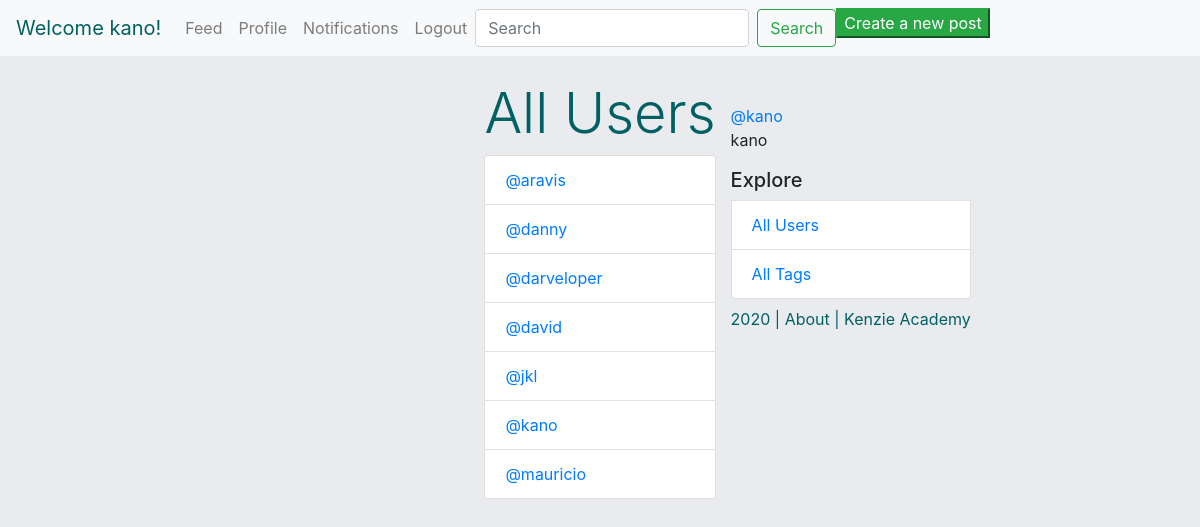
/users/ (signed in), run on the app's committed database.
### authentication/models.py (models this page shows, shortened)
class Author(AbstractBaseUser):
    name = models.CharField(max_length=50)
    username = models.CharField(max_length=50, unique=True)
    slug = models.SlugField(null=False, unique=True)
    email = models.EmailField(max_length=100, unique=True)
    active = models.BooleanField(default=True)
    staff = models.BooleanField(default=False)
    admin = models.BooleanField(default=False)
    following = models.ManyToManyField(
        'self',
        related_name="following"
    )
    USERNAME_FIELD = 'username'
    REQUIRED_FIELDS = ['email', 'name']
    @property
    def is_active(self):
        return self.active
    objects = AuthorManager()

### authentication/views.py (the view)
# urls.py: path('users/', all_users_view, name="all_users"),
def all_users_view(request):
    template = 'all_users.html'
    users = Author.objects.all().order_by('username')
    context = {
        'users': users,
    }
    return render(request, template, context)

### authentication/templates/all_users.html (shortened to what this page needs)
{% extends 'base.html' %}
{% block content %}
    <div class="col d-flex mt-5 align-left" >
    </div>
    <div class="feed" style="margin-bottom: 10rem;">
        <h1 class='display-4 mt-4 text-center' style="color: #016064;">
            All Users
        </h1>
         <ul class="list-group">
        {% for user in users %}
           <li class="list-group-item list-group-item-action">
                <a href="{% url 'profile' slug=user.slug %}">@{{user.slug}}</a>
            </li>
        {% endfor %}
        </ul>
    </div>
{% endblock%}

### authentication/templates/base.html (shortened to what this page needs)
{% load static %}
<html>
    <head>
        <link rel="stylesheet" href="https://maxcdn.bootstrapcdn.com/bootstrap/4.0.0/css/bootstrap.min.css">
    </head>
    <body style='background-color: #e9ebee'>
    <nav class="navbar navbar-expand-lg navbar-light bg-light">
    {% if request.user.is_authenticated %}
        <a class="navbar-brand" style='color: #016064;' href="{% url 'home' %}">Welcome {{request.user.username}}!</a>
    {% else %}
        <a class="navbar-brand" style='color: #016064;' href="/">Welcome to Fakestagram!</a>
    {% endif %}
        <div class="collapse navbar-collapse" id="navbarNavAltMarkup">
            <div class="navbar-nav ">
                <a class="nav-item nav-link" href="{% url 'home' %}">Feed</a>
                {% if request.user.is_authenticated %}
                <a class="nav-item nav-link" href="{% url 'profile' slug=request.user.slug%}">Profile</a>
                <a class="nav-item nav-link" href="/notifications/">Notifications</a>
                <a class="nav-item nav-link" href="/logout/">Logout</a>
                {% else %}
                <a class="nav-item nav-link" href="{% url 'login' %}">Login</a>
                {% endif %}
                <form class="form-inline my-2 my-lg-0" action='/search/' method='get'>
                    <input class="form-control mr-sm-2" type="text" placeholder="Search" aria-label="Search" name="q">
                    <button class="btn btn-outline-success my-2 my-sm-0" type="submit">Search</button>
                </form>
                <a href="/post/add/"><button class="btn-success">Create a new post</button></a>
            </div>
        </div>
    </nav>
        <div class="container">
            <div class="row">
                    {% block content %}
                    {% endblock %}
                <div class="col d-flex mt-5 align-left">
                    <div>
                    {% if request.user.is_authenticated %}
                        <div>
                            <a href="{% url 'profile' slug=request.user.slug%}">@{{request.user.slug}}</a>
                            <p>{{request.user.name}}</p>
                        </div>
                    {% endif %}
                    <ul class="list-group">
                        <h5>
                        Explore
                        </h5>
                        <li class="list-group-item list-group-item-action">
                            <a href="{% url 'all_users'%}">All Users</a>
                        </li>
                        <li class="list-group-item list-group-item-action">
                            <a href="{% url 'all_tags'%}">All Tags</a>
                        </li>
                    </ul>
                    <p class='mt-2' style='color: #016064;'>2020 | <a style="text-decoration: none; color: inherit;" href="https://github.com/darveloper/insta-clone-backend">About</a> | <a style="text-decoration: none; color: inherit;" href="https://kenzie.academy">Kenzie Academy</a></p>
                    </div>
                </div>
            </div>
        </div>
    </body>
</html>

### data on the page
Author: user.username "kano", slug "kano", user.slug "kano", user.name "kano"
Author: slug "aravis"
Author: slug "danny"
Author: slug "darveloper"
Author: slug "david"
Author: slug "jkl"
Author: slug "mauricio"
